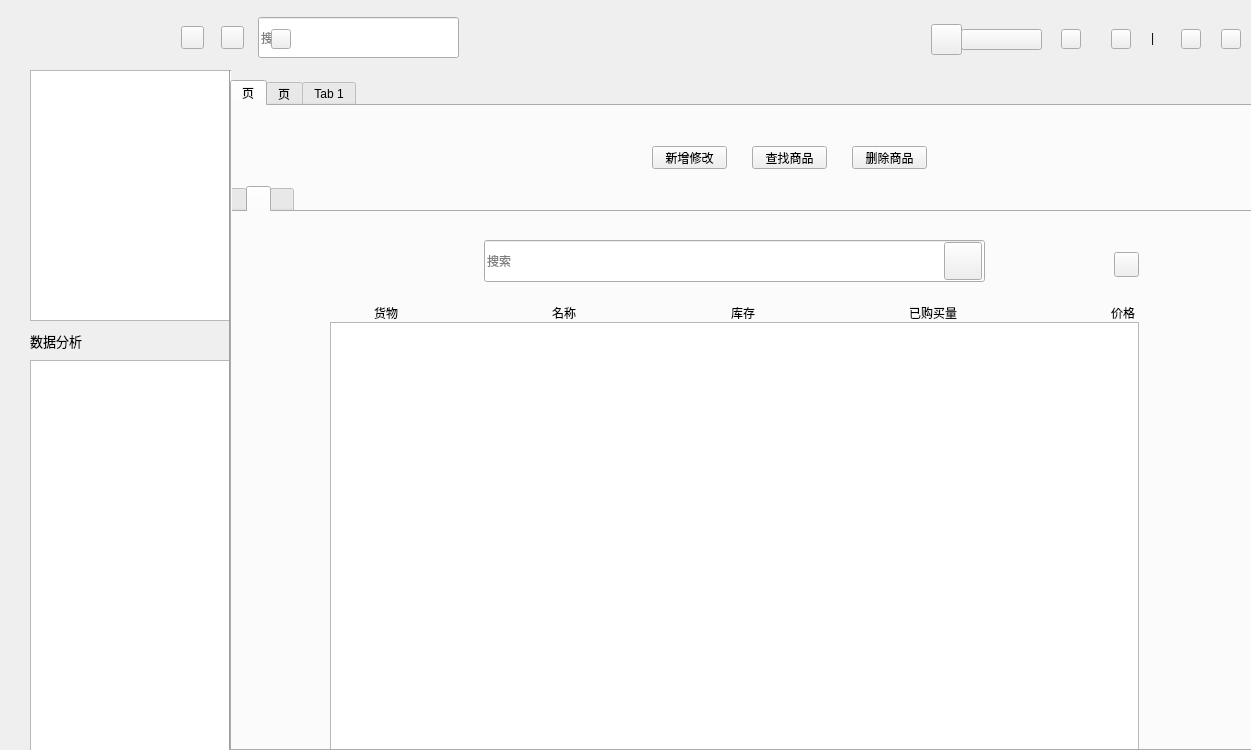
<?xml version="1.0" encoding="UTF-8"?>
<ui version="4.0">
 <class>AllMain</class>
 <widget class="QMainWindow" name="AllMain">
  <property name="geometry">
   <rect>
    <x>0</x>
    <y>0</y>
    <width>1251</width>
    <height>750</height>
   </rect>
  </property>
  <property name="windowTitle">
   <string>AllMain</string>
  </property>
  <widget class="QWidget" name="centralwidget">
   <widget class="QWidget" name="title_Widget" native="true">
    <property name="geometry">
     <rect>
      <x>1</x>
      <y>-1</y>
      <width>1251</width>
      <height>71</height>
     </rect>
    </property>
    <widget class="QLabel" name="label_title_logo">
     <property name="geometry">
      <rect>
       <x>10</x>
       <y>15</y>
       <width>151</width>
       <height>41</height>
      </rect>
     </property>
     <property name="text">
      <string/>
     </property>
    </widget>
    <widget class="QPushButton" name="pushButton_title_left">
     <property name="geometry">
      <rect>
       <x>180</x>
       <y>27</y>
       <width>23</width>
       <height>23</height>
      </rect>
     </property>
     <property name="styleSheet">
      <string notr="true"/>
     </property>
     <property name="text">
      <string/>
     </property>
    </widget>
    <widget class="QPushButton" name="pushButton_title_right">
     <property name="geometry">
      <rect>
       <x>220</x>
       <y>27</y>
       <width>23</width>
       <height>23</height>
      </rect>
     </property>
     <property name="text">
      <string/>
     </property>
    </widget>
    <widget class="QPushButton" name="pushButton_people">
     <property name="geometry">
      <rect>
       <x>930</x>
       <y>25</y>
       <width>31</width>
       <height>31</height>
      </rect>
     </property>
     <property name="text">
      <string/>
     </property>
    </widget>
    <widget class="QPushButton" name="pushButton_cloth">
     <property name="geometry">
      <rect>
       <x>1060</x>
       <y>30</y>
       <width>20</width>
       <height>20</height>
      </rect>
     </property>
     <property name="text">
      <string/>
     </property>
    </widget>
    <widget class="QPushButton" name="pushButton_set">
     <property name="geometry">
      <rect>
       <x>1110</x>
       <y>30</y>
       <width>20</width>
       <height>20</height>
      </rect>
     </property>
     <property name="text">
      <string/>
     </property>
    </widget>
    <widget class="QLabel" name="label_shuxian">
     <property name="geometry">
      <rect>
       <x>1150</x>
       <y>30</y>
       <width>16</width>
       <height>17</height>
      </rect>
     </property>
     <property name="styleSheet">
      <string notr="true"/>
     </property>
     <property name="text">
      <string>|</string>
     </property>
    </widget>
    <widget class="QPushButton" name="pushButton_min">
     <property name="geometry">
      <rect>
       <x>1180</x>
       <y>30</y>
       <width>20</width>
       <height>20</height>
      </rect>
     </property>
     <property name="text">
      <string/>
     </property>
    </widget>
    <widget class="QPushButton" name="pushButton_close">
     <property name="geometry">
      <rect>
       <x>1220</x>
       <y>30</y>
       <width>20</width>
       <height>20</height>
      </rect>
     </property>
     <property name="text">
      <string/>
     </property>
    </widget>
    <widget class="QLabel" name="label_people">
     <property name="geometry">
      <rect>
       <x>600</x>
       <y>23</y>
       <width>61</width>
       <height>16</height>
      </rect>
     </property>
     <property name="text">
      <string/>
     </property>
    </widget>
    <widget class="QLineEdit" name="line_Search">
     <property name="geometry">
      <rect>
       <x>257</x>
       <y>18</y>
       <width>201</width>
       <height>41</height>
      </rect>
     </property>
     <property name="styleSheet">
      <string notr="true">font: 11pt &quot;HarmonyOS Sans SC&quot;;</string>
     </property>
     <property name="placeholderText">
      <string>搜索</string>
     </property>
    </widget>
    <widget class="QPushButton" name="pushButton_search">
     <property name="geometry">
      <rect>
       <x>270</x>
       <y>30</y>
       <width>20</width>
       <height>20</height>
      </rect>
     </property>
     <property name="text">
      <string/>
     </property>
    </widget>
    <widget class="QPushButton" name="pushButton_name">
     <property name="geometry">
      <rect>
       <x>960</x>
       <y>30</y>
       <width>81</width>
       <height>21</height>
      </rect>
     </property>
     <property name="text">
      <string/>
     </property>
    </widget>
    <zorder>label_people</zorder>
    <zorder>label_title_logo</zorder>
    <zorder>pushButton_title_left</zorder>
    <zorder>pushButton_title_right</zorder>
    <zorder>pushButton_people</zorder>
    <zorder>pushButton_cloth</zorder>
    <zorder>pushButton_set</zorder>
    <zorder>label_shuxian</zorder>
    <zorder>pushButton_min</zorder>
    <zorder>pushButton_close</zorder>
    <zorder>line_Search</zorder>
    <zorder>pushButton_search</zorder>
    <zorder>pushButton_name</zorder>
   </widget>
   <widget class="QListWidget" name="listT2">
    <property name="geometry">
     <rect>
      <x>30</x>
      <y>360</y>
      <width>200</width>
      <height>391</height>
     </rect>
    </property>
    <property name="font">
     <font>
      <family>Microsoft YaHei UI</family>
      <pointsize>11</pointsize>
     </font>
    </property>
   </widget>
   <widget class="QListWidget" name="listT1">
    <property name="geometry">
     <rect>
      <x>30</x>
      <y>70</y>
      <width>200</width>
      <height>251</height>
     </rect>
    </property>
    <property name="font">
     <font>
      <family>Microsoft YaHei UI</family>
      <pointsize>11</pointsize>
     </font>
    </property>
   </widget>
   <widget class="QLabel" name="label_my_music">
    <property name="geometry">
     <rect>
      <x>30</x>
      <y>320</y>
      <width>201</width>
      <height>41</height>
     </rect>
    </property>
    <property name="font">
     <font>
      <family>Microsoft YaHei UI</family>
      <pointsize>10</pointsize>
     </font>
    </property>
    <property name="text">
     <string>数据分析</string>
    </property>
   </widget>
   <widget class="Line" name="line">
    <property name="geometry">
     <rect>
      <x>220</x>
      <y>70</y>
      <width>21</width>
      <height>691</height>
     </rect>
    </property>
    <property name="styleSheet">
     <string notr="true">color: rgb(186, 186, 186);</string>
    </property>
    <property name="orientation">
     <enum>Qt::Vertical</enum>
    </property>
   </widget>
   <widget class="QTabWidget" name="tabWidget">
    <property name="geometry">
     <rect>
      <x>230</x>
      <y>80</y>
      <width>1031</width>
      <height>671</height>
     </rect>
    </property>
    <property name="contextMenuPolicy">
     <enum>Qt::DefaultContextMenu</enum>
    </property>
    <property name="styleSheet">
     <string notr="true"/>
    </property>
    <property name="inputMethodHints">
     <set>Qt::ImhNone</set>
    </property>
    <property name="tabPosition">
     <enum>QTabWidget::North</enum>
    </property>
    <property name="tabShape">
     <enum>QTabWidget::Rounded</enum>
    </property>
    <property name="currentIndex">
     <number>0</number>
    </property>
    <property name="tabBarAutoHide">
     <bool>false</bool>
    </property>
    <widget class="QWidget" name="tab">
     <attribute name="title">
      <string>页</string>
     </attribute>
     <widget class="QWidget" name="widNewMus" native="true">
      <property name="geometry">
       <rect>
        <x>410</x>
        <y>30</y>
        <width>291</width>
        <height>41</height>
       </rect>
      </property>
      <widget class="QPushButton" name="ptnNew">
       <property name="geometry">
        <rect>
         <x>10</x>
         <y>10</y>
         <width>75</width>
         <height>23</height>
        </rect>
       </property>
       <property name="font">
        <font>
         <family>HarmonyOS Sans SC</family>
         <stylestrategy>PreferAntialias</stylestrategy>
        </font>
       </property>
       <property name="text">
        <string>新增修改</string>
       </property>
      </widget>
      <widget class="QPushButton" name="ptnNew2">
       <property name="geometry">
        <rect>
         <x>110</x>
         <y>10</y>
         <width>75</width>
         <height>23</height>
        </rect>
       </property>
       <property name="font">
        <font>
         <family>HarmonyOS Sans SC</family>
         <stylestrategy>PreferAntialias</stylestrategy>
        </font>
       </property>
       <property name="text">
        <string>查找商品</string>
       </property>
      </widget>
      <widget class="QPushButton" name="ptnNew3">
       <property name="geometry">
        <rect>
         <x>210</x>
         <y>10</y>
         <width>75</width>
         <height>23</height>
        </rect>
       </property>
       <property name="font">
        <font>
         <family>HarmonyOS Sans SC</family>
         <stylestrategy>PreferAntialias</stylestrategy>
        </font>
       </property>
       <property name="text">
        <string>删除商品</string>
       </property>
      </widget>
     </widget>
     <widget class="QTabWidget" name="tabWidgetFuc">
      <property name="geometry">
       <rect>
        <x>-10</x>
        <y>80</y>
        <width>1031</width>
        <height>581</height>
       </rect>
      </property>
      <property name="styleSheet">
       <string notr="true"/>
      </property>
      <property name="currentIndex">
       <number>1</number>
      </property>
      <widget class="QWidget" name="tab_3">
       <attribute name="title">
        <string/>
       </attribute>
       <widget class="QPushButton" name="picShow">
        <property name="geometry">
         <rect>
          <x>30</x>
          <y>60</y>
          <width>420</width>
          <height>420</height>
         </rect>
        </property>
        <property name="text">
         <string/>
        </property>
       </widget>
       <widget class="QLabel" name="ProductPic">
        <property name="geometry">
         <rect>
          <x>30</x>
          <y>20</y>
          <width>61</width>
          <height>41</height>
         </rect>
        </property>
        <property name="text">
         <string>商品图片</string>
        </property>
       </widget>
       <widget class="QGroupBox" name="groupBox">
        <property name="geometry">
         <rect>
          <x>450</x>
          <y>40</y>
          <width>540</width>
          <height>440</height>
         </rect>
        </property>
        <property name="title">
         <string>属性</string>
        </property>
        <widget class="QLabel" name="ProductNum">
         <property name="geometry">
          <rect>
           <x>100</x>
           <y>150</y>
           <width>71</width>
           <height>41</height>
          </rect>
         </property>
         <property name="styleSheet">
          <string notr="true">font: 75 12pt &quot;微软雅黑&quot;;</string>
         </property>
         <property name="text">
          <string>商品个数:</string>
         </property>
        </widget>
        <widget class="QLabel" name="ProductPrice">
         <property name="geometry">
          <rect>
           <x>100</x>
           <y>90</y>
           <width>71</width>
           <height>41</height>
          </rect>
         </property>
         <property name="styleSheet">
          <string notr="true">font: 75 12pt &quot;微软雅黑&quot;;</string>
         </property>
         <property name="text">
          <string>商品价格:</string>
         </property>
        </widget>
        <widget class="QLabel" name="ProductTab">
         <property name="geometry">
          <rect>
           <x>100</x>
           <y>210</y>
           <width>71</width>
           <height>41</height>
          </rect>
         </property>
         <property name="styleSheet">
          <string notr="true">font: 75 12pt &quot;微软雅黑&quot;;</string>
         </property>
         <property name="text">
          <string>商品种类:</string>
         </property>
        </widget>
        <widget class="QLabel" name="ProductName">
         <property name="geometry">
          <rect>
           <x>100</x>
           <y>30</y>
           <width>71</width>
           <height>41</height>
          </rect>
         </property>
         <property name="styleSheet">
          <string notr="true">font: 75 12pt &quot;微软雅黑&quot;;</string>
         </property>
         <property name="text">
          <string>商品名称:</string>
         </property>
        </widget>
        <widget class="QLineEdit" name="PasswordEdit">
         <property name="geometry">
          <rect>
           <x>190</x>
           <y>151</y>
           <width>221</width>
           <height>41</height>
          </rect>
         </property>
        </widget>
        <widget class="QLineEdit" name="NameEdit">
         <property name="geometry">
          <rect>
           <x>191</x>
           <y>30</y>
           <width>221</width>
           <height>41</height>
          </rect>
         </property>
        </widget>
        <widget class="QLineEdit" name="PhoneNumEdit">
         <property name="geometry">
          <rect>
           <x>190</x>
           <y>90</y>
           <width>221</width>
           <height>41</height>
          </rect>
         </property>
        </widget>
        <widget class="QLabel" name="AddPic1">
         <property name="geometry">
          <rect>
           <x>50</x>
           <y>30</y>
           <width>41</width>
           <height>41</height>
          </rect>
         </property>
         <property name="text">
          <string/>
         </property>
        </widget>
        <widget class="QLabel" name="AddPic2">
         <property name="geometry">
          <rect>
           <x>50</x>
           <y>90</y>
           <width>41</width>
           <height>41</height>
          </rect>
         </property>
         <property name="text">
          <string/>
         </property>
        </widget>
        <widget class="QLabel" name="AddPic3">
         <property name="geometry">
          <rect>
           <x>50</x>
           <y>150</y>
           <width>41</width>
           <height>41</height>
          </rect>
         </property>
         <property name="text">
          <string/>
         </property>
        </widget>
        <widget class="QListWidget" name="listWidget">
         <property name="geometry">
          <rect>
           <x>190</x>
           <y>260</y>
           <width>221</width>
           <height>141</height>
          </rect>
         </property>
         <property name="frameShape">
          <enum>QFrame::NoFrame</enum>
         </property>
        </widget>
        <widget class="QLabel" name="AddPic4">
         <property name="geometry">
          <rect>
           <x>50</x>
           <y>210</y>
           <width>41</width>
           <height>41</height>
          </rect>
         </property>
         <property name="text">
          <string/>
         </property>
        </widget>
        <widget class="QLineEdit" name="ProductSeriesEdit">
         <property name="geometry">
          <rect>
           <x>190</x>
           <y>210</y>
           <width>221</width>
           <height>41</height>
          </rect>
         </property>
        </widget>
        <widget class="QPushButton" name="addSeries">
         <property name="geometry">
          <rect>
           <x>420</x>
           <y>210</y>
           <width>41</width>
           <height>41</height>
          </rect>
         </property>
         <property name="text">
          <string/>
         </property>
        </widget>
        <widget class="QPushButton" name="ptnAdd">
         <property name="geometry">
          <rect>
           <x>430</x>
           <y>400</y>
           <width>100</width>
           <height>30</height>
          </rect>
         </property>
         <property name="minimumSize">
          <size>
           <width>100</width>
           <height>30</height>
          </size>
         </property>
         <property name="font">
          <font>
           <family>宋体</family>
           <pointsize>11</pointsize>
          </font>
         </property>
         <property name="text">
          <string>添加 &gt;</string>
         </property>
        </widget>
        <widget class="QLineEdit" name="NumEdit">
         <property name="geometry">
          <rect>
           <x>450</x>
           <y>30</y>
           <width>71</width>
           <height>41</height>
          </rect>
         </property>
        </widget>
       </widget>
      </widget>
      <widget class="QWidget" name="tab_4">
       <attribute name="title">
        <string/>
       </attribute>
       <widget class="QLineEdit" name="line_Search2">
        <property name="geometry">
         <rect>
          <x>260</x>
          <y>28</y>
          <width>501</width>
          <height>42</height>
         </rect>
        </property>
        <property name="placeholderText">
         <string>搜索</string>
        </property>
       </widget>
       <widget class="QPushButton" name="ptnscearch2">
        <property name="geometry">
         <rect>
          <x>720</x>
          <y>30</y>
          <width>38</width>
          <height>38</height>
         </rect>
        </property>
        <property name="font">
         <font>
          <family>Microsoft YaHei UI</family>
          <pointsize>9</pointsize>
         </font>
        </property>
        <property name="text">
         <string/>
        </property>
       </widget>
       <widget class="QListWidget" name="CommodityselectList">
        <property name="geometry">
         <rect>
          <x>106</x>
          <y>110</y>
          <width>809</width>
          <height>441</height>
         </rect>
        </property>
       </widget>
       <widget class="QPushButton" name="refreshBtn">
        <property name="geometry">
         <rect>
          <x>890</x>
          <y>40</y>
          <width>25</width>
          <height>25</height>
         </rect>
        </property>
        <property name="text">
         <string/>
        </property>
       </widget>
       <widget class="QWidget" name="layoutWidget_2">
        <property name="geometry">
         <rect>
          <x>150</x>
          <y>90</y>
          <width>761</width>
          <height>22</height>
         </rect>
        </property>
        <layout class="QHBoxLayout" name="horizontalLayout_2">
         <item>
          <widget class="QLabel" name="label_8">
           <property name="text">
            <string>货物</string>
           </property>
          </widget>
         </item>
         <item>
          <spacer name="horizontalSpacer_9">
           <property name="orientation">
            <enum>Qt::Horizontal</enum>
           </property>
           <property name="sizeHint" stdset="0">
            <size>
             <width>40</width>
             <height>20</height>
            </size>
           </property>
          </spacer>
         </item>
         <item>
          <widget class="QLabel" name="label_9">
           <property name="text">
            <string>名称</string>
           </property>
          </widget>
         </item>
         <item>
          <spacer name="horizontalSpacer_10">
           <property name="orientation">
            <enum>Qt::Horizontal</enum>
           </property>
           <property name="sizeHint" stdset="0">
            <size>
             <width>40</width>
             <height>20</height>
            </size>
           </property>
          </spacer>
         </item>
         <item>
          <widget class="QLabel" name="label_10">
           <property name="text">
            <string>库存</string>
           </property>
          </widget>
         </item>
         <item>
          <spacer name="horizontalSpacer_11">
           <property name="orientation">
            <enum>Qt::Horizontal</enum>
           </property>
           <property name="sizeHint" stdset="0">
            <size>
             <width>40</width>
             <height>20</height>
            </size>
           </property>
          </spacer>
         </item>
         <item>
          <widget class="QLabel" name="label_11">
           <property name="text">
            <string>已购买量</string>
           </property>
          </widget>
         </item>
         <item>
          <spacer name="horizontalSpacer_12">
           <property name="orientation">
            <enum>Qt::Horizontal</enum>
           </property>
           <property name="sizeHint" stdset="0">
            <size>
             <width>40</width>
             <height>20</height>
            </size>
           </property>
          </spacer>
         </item>
         <item>
          <widget class="QLabel" name="label_12">
           <property name="text">
            <string>价格</string>
           </property>
          </widget>
         </item>
        </layout>
       </widget>
      </widget>
      <widget class="QWidget" name="tab_5">
       <attribute name="title">
        <string/>
       </attribute>
       <widget class="QPushButton" name="refreshBtn2">
        <property name="geometry">
         <rect>
          <x>890</x>
          <y>40</y>
          <width>25</width>
          <height>25</height>
         </rect>
        </property>
        <property name="text">
         <string/>
        </property>
       </widget>
       <widget class="QListWidget" name="CommodityselectList_3">
        <property name="geometry">
         <rect>
          <x>106</x>
          <y>110</y>
          <width>809</width>
          <height>441</height>
         </rect>
        </property>
       </widget>
       <widget class="QPushButton" name="ptnscearch3">
        <property name="geometry">
         <rect>
          <x>720</x>
          <y>30</y>
          <width>38</width>
          <height>38</height>
         </rect>
        </property>
        <property name="font">
         <font>
          <family>Microsoft YaHei UI</family>
          <pointsize>9</pointsize>
         </font>
        </property>
        <property name="text">
         <string/>
        </property>
       </widget>
       <widget class="QLineEdit" name="line_Search3">
        <property name="geometry">
         <rect>
          <x>260</x>
          <y>28</y>
          <width>501</width>
          <height>42</height>
         </rect>
        </property>
        <property name="placeholderText">
         <string>搜索</string>
        </property>
       </widget>
       <widget class="QWidget" name="layoutWidget">
        <property name="geometry">
         <rect>
          <x>150</x>
          <y>90</y>
          <width>761</width>
          <height>22</height>
         </rect>
        </property>
        <layout class="QHBoxLayout" name="horizontalLayout">
         <item>
          <widget class="QLabel" name="label_3">
           <property name="text">
            <string>货物</string>
           </property>
          </widget>
         </item>
         <item>
          <spacer name="horizontalSpacer">
           <property name="orientation">
            <enum>Qt::Horizontal</enum>
           </property>
           <property name="sizeHint" stdset="0">
            <size>
             <width>40</width>
             <height>20</height>
            </size>
           </property>
          </spacer>
         </item>
         <item>
          <widget class="QLabel" name="label_4">
           <property name="text">
            <string>名称</string>
           </property>
          </widget>
         </item>
         <item>
          <spacer name="horizontalSpacer_6">
           <property name="orientation">
            <enum>Qt::Horizontal</enum>
           </property>
           <property name="sizeHint" stdset="0">
            <size>
             <width>40</width>
             <height>20</height>
            </size>
           </property>
          </spacer>
         </item>
         <item>
          <widget class="QLabel" name="label_5">
           <property name="text">
            <string>库存</string>
           </property>
          </widget>
         </item>
         <item>
          <spacer name="horizontalSpacer_7">
           <property name="orientation">
            <enum>Qt::Horizontal</enum>
           </property>
           <property name="sizeHint" stdset="0">
            <size>
             <width>40</width>
             <height>20</height>
            </size>
           </property>
          </spacer>
         </item>
         <item>
          <widget class="QLabel" name="label_6">
           <property name="text">
            <string>已购买量</string>
           </property>
          </widget>
         </item>
         <item>
          <spacer name="horizontalSpacer_8">
           <property name="orientation">
            <enum>Qt::Horizontal</enum>
           </property>
           <property name="sizeHint" stdset="0">
            <size>
             <width>40</width>
             <height>20</height>
            </size>
           </property>
          </spacer>
         </item>
         <item>
          <widget class="QLabel" name="label_7">
           <property name="text">
            <string>价格</string>
           </property>
          </widget>
         </item>
        </layout>
       </widget>
       <zorder>layoutWidget</zorder>
       <zorder>line_Search3</zorder>
       <zorder>refreshBtn2</zorder>
       <zorder>CommodityselectList_3</zorder>
       <zorder>ptnscearch3</zorder>
      </widget>
     </widget>
    </widget>
    <widget class="QWidget" name="song_menu">
     <attribute name="title">
      <string>页</string>
     </attribute>
     <widget class="QSplitter" name="splitter">
      <property name="geometry">
       <rect>
        <x>0</x>
        <y>0</y>
        <width>1021</width>
        <height>651</height>
       </rect>
      </property>
      <property name="orientation">
       <enum>Qt::Horizontal</enum>
      </property>
      <widget class="QTabWidget" name="ChatRoom">
       <property name="sizePolicy">
        <sizepolicy hsizetype="Minimum" vsizetype="Expanding">
         <horstretch>0</horstretch>
         <verstretch>0</verstretch>
        </sizepolicy>
       </property>
       <property name="minimumSize">
        <size>
         <width>740</width>
         <height>0</height>
        </size>
       </property>
       <property name="currentIndex">
        <number>-1</number>
       </property>
      </widget>
      <widget class="QListWidget" name="ChatList"/>
     </widget>
    </widget>
    <widget class="QWidget" name="recommend">
     <attribute name="title">
      <string>Tab 1</string>
     </attribute>
     <widget class="QPushButton" name="ptnscearch4">
      <property name="geometry">
       <rect>
        <x>430</x>
        <y>140</y>
        <width>38</width>
        <height>38</height>
       </rect>
      </property>
      <property name="font">
       <font>
        <family>Microsoft YaHei UI</family>
        <pointsize>9</pointsize>
       </font>
      </property>
      <property name="text">
       <string/>
      </property>
     </widget>
     <widget class="QLineEdit" name="line_Search4">
      <property name="geometry">
       <rect>
        <x>10</x>
        <y>138</y>
        <width>461</width>
        <height>42</height>
       </rect>
      </property>
      <property name="placeholderText">
       <string>搜索</string>
      </property>
     </widget>
     <widget class="QListWidget" name="CommodityselectList_4">
      <property name="geometry">
       <rect>
        <x>10</x>
        <y>210</y>
        <width>461</width>
        <height>421</height>
       </rect>
      </property>
     </widget>
     <widget class="QWidget" name="widget" native="true">
      <property name="geometry">
       <rect>
        <x>10</x>
        <y>10</y>
        <width>461</width>
        <height>80</height>
       </rect>
      </property>
      <widget class="QPushButton" name="onsaleBtn">
       <property name="geometry">
        <rect>
         <x>8</x>
         <y>5</y>
         <width>65</width>
         <height>65</height>
        </rect>
       </property>
       <property name="text">
        <string/>
       </property>
      </widget>
      <widget class="QWidget" name="layoutWidget">
       <property name="geometry">
        <rect>
         <x>81</x>
         <y>30</y>
         <width>369</width>
         <height>30</height>
        </rect>
       </property>
       <layout class="QHBoxLayout" name="horizontalLayout_3">
        <item>
         <layout class="QHBoxLayout" name="horizontalLayout_4">
          <item>
           <spacer name="horizontalSpacer_3">
            <property name="orientation">
             <enum>Qt::Horizontal</enum>
            </property>
            <property name="sizeHint" stdset="0">
             <size>
              <width>40</width>
              <height>20</height>
             </size>
            </property>
           </spacer>
          </item>
          <item>
           <widget class="QLabel" name="CommodityName">
            <property name="sizePolicy">
             <sizepolicy hsizetype="Fixed" vsizetype="Preferred">
              <horstretch>0</horstretch>
              <verstretch>0</verstretch>
             </sizepolicy>
            </property>
            <property name="font">
             <font>
              <family>Microsoft YaHei UI</family>
             </font>
            </property>
            <property name="text">
             <string>MusicName</string>
            </property>
           </widget>
          </item>
         </layout>
        </item>
        <item>
         <spacer name="horizontalSpacer_2">
          <property name="orientation">
           <enum>Qt::Horizontal</enum>
          </property>
          <property name="sizeHint" stdset="0">
           <size>
            <width>40</width>
            <height>20</height>
           </size>
          </property>
         </spacer>
        </item>
        <item>
         <widget class="QComboBox" name="comboBox">
          <property name="styleSheet">
           <string notr="true">font: 11pt &quot;微软雅黑&quot;;</string>
          </property>
          <item>
           <property name="text">
            <string>1</string>
           </property>
          </item>
          <item>
           <property name="text">
            <string>2</string>
           </property>
          </item>
          <item>
           <property name="text">
            <string>3</string>
           </property>
          </item>
          <item>
           <property name="text">
            <string>4</string>
           </property>
          </item>
          <item>
           <property name="text">
            <string>5</string>
           </property>
          </item>
          <item>
           <property name="text">
            <string>6</string>
           </property>
          </item>
          <item>
           <property name="text">
            <string>7</string>
           </property>
          </item>
          <item>
           <property name="text">
            <string>8</string>
           </property>
          </item>
          <item>
           <property name="text">
            <string>9</string>
           </property>
          </item>
         </widget>
        </item>
        <item>
         <widget class="QLabel" name="label">
          <property name="styleSheet">
           <string notr="true">font: 11pt &quot;微软雅黑&quot;;</string>
          </property>
          <property name="text">
           <string>折</string>
          </property>
         </widget>
        </item>
        <item>
         <spacer name="horizontalSpacer_4">
          <property name="orientation">
           <enum>Qt::Horizontal</enum>
          </property>
          <property name="sizeHint" stdset="0">
           <size>
            <width>40</width>
            <height>20</height>
           </size>
          </property>
         </spacer>
        </item>
        <item>
         <widget class="QLabel" name="Commoditycost">
          <property name="font">
           <font>
            <family>微软雅黑</family>
            <pointsize>11</pointsize>
            <weight>50</weight>
            <italic>false</italic>
            <bold>false</bold>
           </font>
          </property>
          <property name="styleSheet">
           <string notr="true">font:11pt &quot;微软雅黑&quot;;</string>
          </property>
          <property name="text">
           <string>￥</string>
          </property>
         </widget>
        </item>
        <item>
         <spacer name="horizontalSpacer_5">
          <property name="orientation">
           <enum>Qt::Horizontal</enum>
          </property>
          <property name="sizeHint" stdset="0">
           <size>
            <width>40</width>
            <height>20</height>
           </size>
          </property>
         </spacer>
        </item>
       </layout>
      </widget>
     </widget>
     <widget class="QPushButton" name="addSaleBtn">
      <property name="geometry">
       <rect>
        <x>310</x>
        <y>80</y>
        <width>150</width>
        <height>47</height>
       </rect>
      </property>
      <property name="text">
       <string/>
      </property>
     </widget>
     <widget class="QLabel" name="label_2">
      <property name="geometry">
       <rect>
        <x>486</x>
        <y>0</y>
        <width>1</width>
        <height>651</height>
       </rect>
      </property>
      <property name="frameShape">
       <enum>QFrame::VLine</enum>
      </property>
      <property name="text">
       <string/>
      </property>
     </widget>
     <widget class="QGroupBox" name="groupBox_2">
      <property name="geometry">
       <rect>
        <x>530</x>
        <y>50</y>
        <width>461</width>
        <height>581</height>
       </rect>
      </property>
      <property name="styleSheet">
       <string notr="true">font: 11pt &quot;HarmonyOS Sans SC&quot;;</string>
      </property>
      <property name="title">
       <string>优惠产品</string>
      </property>
      <widget class="QListWidget" name="CommodityselectList_5">
       <property name="geometry">
        <rect>
         <x>0</x>
         <y>70</y>
         <width>461</width>
         <height>521</height>
        </rect>
       </property>
      </widget>
      <widget class="QPushButton" name="RefreshBtn">
       <property name="geometry">
        <rect>
         <x>420</x>
         <y>30</y>
         <width>30</width>
         <height>30</height>
        </rect>
       </property>
       <property name="text">
        <string/>
       </property>
      </widget>
     </widget>
     <zorder>line_Search4</zorder>
     <zorder>ptnscearch4</zorder>
     <zorder>CommodityselectList_4</zorder>
     <zorder>widget</zorder>
     <zorder>addSaleBtn</zorder>
     <zorder>label_2</zorder>
     <zorder>groupBox_2</zorder>
    </widget>
   </widget>
  </widget>
 </widget>
 <resources/>
 <connections/>
</ui>
